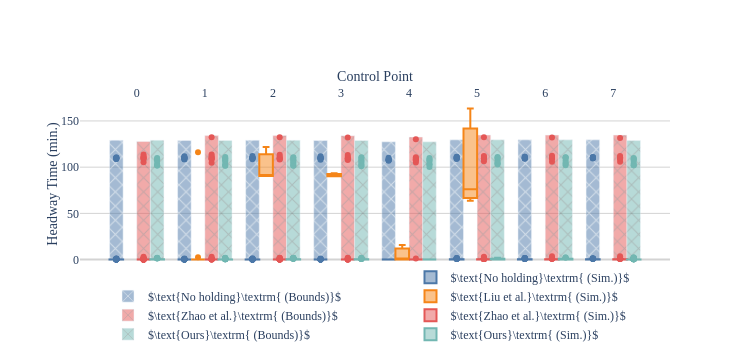

The code cell stored with this chart in its notebook:
### Code cell
fig = graph_objects.Figure()
whitespace = 0.2
width = (1 - whitespace) / len(results)

for i, result in enumerate(results):
    offset = -0.5 + 0.5 * whitespace + i * width + 0.5 * width

    for stop_idx in range(len(CTRL_PTS)):
        if "Liu" not in result.name:
            fig.add_trace(graph_objects.Bar(
                base=[result.headway.lower_bound[stop_idx]],
                legend='legend1',
                marker={'color': express.colors.qualitative.T10[i]},
                marker_pattern_shape='x',
                name='$' + result.name + r'\textrm{ (Bounds)}' + '$',
                opacity=0.5,
                showlegend=True if stop_idx == 0 else False,
                width=width,
                x=[stop_idx + offset],
                y=[result.headway.upper_bound[stop_idx]],
            ))
        print(result.name)
        fig.add_trace(graph_objects.Box(
            legend='legend2',
            marker={'color': express.colors.qualitative.T10[i]},
            name='$' + result.name + r'\textrm{ (Sim.)}' + '$',
            opacity=1.0,
            showlegend=True if stop_idx == 1 else False,
            width=width,
            x=[stop_idx + offset] * len(result.headway.observed[stop_idx]),
            y=result.headway.observed[stop_idx],
        ))

fig.update_layout(
    # General style
    font_family='Times New Roman, serif',
    plot_bgcolor='white',

    # Dimensions
    height=360,
    width=750,
    
    # Axes
    xaxis=dict(
        side='top',
        tickmode='array',
        tickvals=[i for i in range(len(CTRL_PTS))],
        title='Control Point',
        title_standoff=0.0,
    ),
    yaxis=dict(
        gridcolor='lightgrey',
        showgrid=True,
        title='Headway Time (min.)',
        title_standoff=0.0,
        zeroline=True,
        zerolinecolor='lightgrey',
    ),

    # Legends
    legend1=dict(
        orientation='v',
        x=0.25,
        xanchor='center',
        y=-0.12 * len(results),
        yanchor='bottom',
    ),
    legend2=dict(
        orientation='v',
        x=0.75,
        xanchor='center',
        y=-0.12 * len(results),
        yanchor='bottom',
    ),
)

fig.show()
fig.write_image(path.join('figures', 'route_optimization.pdf'))

### Figure 1 — Plotly figure (JSON) as saved in the notebook; plotly's stock layout.template omitted (floating-point values rounded to 4 significant figures; data arrays with more than 128 entries replaced by an {"elided": "..."} marker saying what was removed)
{"data": [{"base": [0], "legend": "legend", "marker": {"color": "#4C78A8", "pattern": {"shape": "x"}}, "name": "$\\text{No holding}\\textrm{ (Bounds)}$", "opacity": 0.5, "showlegend": true, "type": "bar", "width": 0.2, "x": [-0.3], "y": [129.2]}, {"legend": "legend2", "marker": {"color": "#4C78A8"}, "name": "$\\text{No holding}\\textrm{ (Sim.)}$", "opacity": 1, "showlegend": false, "type": "box", "width": 0.2, "x": [-0.3, -0.3, -0.3, -0.3, -0.3, -0.3, -0.3, -0.3, -0.3, -0.3, -0.3, -0.3, -0.3, -0.3, -0.3, -0.3, -0.3, -0.3, -0.3, -0.3, -0.3, -0.3, -0.3, -0.3, -0.3, -0.3, -0.3, -0.3, -0.3, -0.3, -0.3, -0.3, -0.3, -0.3, -0.3, -0.3, -0.3, -0.3, -0.3, -0.3, -0.3, -0.3, -0.3, -0.3, -0.3, -0.3, -0.3, -0.3, -0.3, -0.3, -0.3, -0.3, -0.3, -0.3, -0.3, -0.3, -0.3, -0.3, -0.3, -0.3, -0.3, -0.3, -0.3, -0.3, -0.3, -0.3, -0.3, -0.3, -0.3, -0.3, -0.3, -0.3, -0.3, -0.3, -0.3, -0.3, -0.3, -0.3, -0.3, -0.3, -0.3, -0.3, -0.3, -0.3, -0.3, -0.3, -0.3, -0.3, -0.3, -0.3, -0.3, -0.3, -0.3, -0.3, -0.3, -0.3, -0.3, -0.3, -0.3, -0.3, -0.3, -0.3, -0.3, -0.3, -0.3, -0.3, -0.3, -0.3, -0.3, -0.3, -0.3, -0.3, -0.3, -0.3, -0.3, -0.3, -0.3, -0.3, -0.3, -0.3, -0.3, -0.3, -0.3, -0.3, -0.3, -0.3, -0.3], "y": [0.9008, 0, 0, 0, 0, 0, 0, 0, 0, 0.1329, 0, 0, 0, 0, 0, 110.5, 0.5669, 0.4168, 0, 0, 0, 0, 0, 0, 0, 0, 0, 0.09034, 0, 0, 0, 110.0, 0.929, 0, 0, 0, 0, 0.6515, 0, 0, 0, 0, 0, 0, 0, 0, 0, 110.5, 0.2242, 0, 0, 0, 0, 0, 0, 0, 0.546, 0, 0, 0, 0, 0, 0, 109.9, 0, 0, 0.291, 0, 0, 0, 0, 0.3355, 0, 0.3835, 0, 0, 0, 0, 0, 108.7, 0.1913, 0.1815, 0, 0, 0, 0, 0, 0, 0.4966, 0, 0, 0, 0, 0, 0.1877, 109.6, 0, 0.1494, 0, 0, 0, 0, 0.1074, 0, 0, 0, 0, 0, 0.05399, 0, 1.134, 108.9, 0.1376, 0, 0.0975, 0.2325, 0, 0.08015, 0, 0, 0, 0, 0, 0, 0, 0.8226, 0]}, {"base": [0], "legend": "legend", "marker": {"color": "#4C78A8", "pattern": {"shape": "x"}}, "name": "$\\text{No holding}\\textrm{ (Bounds)}$", "opacity": 0.5, "showlegend": false, "type": "bar", "width": 0.2, "x": [0.7], "y": [128.9]}, {"legend": "legend2", "marker": {"color": "#4C78A8"}, "name": "$\\text{No holding}\\textrm{ (Sim.)}$", "opacity": 1, "showlegend": true, "type": "box", "width": 0.2, "x": {"elided": "143 float values"}, "y": {"elided": "143 float values"}}, {"base": [0], "legend": "legend", "marker": {"color": "#4C78A8", "pattern": {"shape": "x"}}, "name": "$\\text{No holding}\\textrm{ (Bounds)}$", "opacity": 0.5, "showlegend": false, "type": "bar", "width": 0.2, "x": [1.7], "y": [129.2]}, {"legend": "legend2", "marker": {"color": "#4C78A8"}, "name": "$\\text{No holding}\\textrm{ (Sim.)}$", "opacity": 1, "showlegend": false, "type": "box", "width": 0.2, "x": {"elided": "143 float values"}, "y": {"elided": "143 float values"}}, {"base": [0], "legend": "legend", "marker": {"color": "#4C78A8", "pattern": {"shape": "x"}}, "name": "$\\text{No holding}\\textrm{ (Bounds)}$", "opacity": 0.5, "showlegend": false, "type": "bar", "width": 0.2, "x": [2.7], "y": [128.9]}, {"legend": "legend2", "marker": {"color": "#4C78A8"}, "name": "$\\text{No holding}\\textrm{ (Sim.)}$", "opacity": 1, "showlegend": false, "type": "box", "width": 0.2, "x": {"elided": "142 float values"}, "y": {"elided": "142 float values"}}, {"base": [0], "legend": "legend", "marker": {"color": "#4C78A8", "pattern": {"shape": "x"}}, "name": "$\\text{No holding}\\textrm{ (Bounds)}$", "opacity": 0.5, "showlegend": false, "type": "bar", "width": 0.2, "x": [3.7], "y": [127.4]}, {"legend": "legend2", "marker": {"color": "#4C78A8"}, "name": "$\\text{No holding}\\textrm{ (Sim.)}$", "opacity": 1, "showlegend": false, "type": "box", "width": 0.2, "x": [3.7, 3.7, 3.7, 3.7, 3.7, 3.7, 3.7, 3.7, 3.7, 3.7, 3.7, 3.7, 3.7, 3.7, 3.7, 3.7, 3.7, 3.7, 3.7, 3.7, 3.7, 3.7, 3.7, 3.7, 3.7, 3.7, 3.7, 3.7, 3.7, 3.7, 3.7, 3.7, 3.7, 3.7, 3.7, 3.7, 3.7, 3.7, 3.7, 3.7, 3.7, 3.7, 3.7, 3.7, 3.7, 3.7, 3.7, 3.7, 3.7, 3.7, 3.7, 3.7, 3.7, 3.7, 3.7, 3.7, 3.7, 3.7, 3.7, 3.7, 3.7, 3.7, 3.7, 3.7, 3.7, 3.7, 3.7, 3.7, 3.7, 3.7, 3.7, 3.7, 3.7, 3.7, 3.7, 3.7, 3.7, 3.7, 3.7, 3.7, 3.7, 3.7, 3.7, 3.7, 3.7, 3.7, 3.7, 3.7, 3.7, 3.7, 3.7, 3.7, 3.7, 3.7, 3.7, 3.7, 3.7, 3.7, 3.7, 3.7, 3.7, 3.7, 3.7, 3.7, 3.7, 3.7, 3.7, 3.7, 3.7, 3.7, 3.7, 3.7, 3.7, 3.7, 3.7, 3.7, 3.7, 3.7, 3.7, 3.7, 3.7, 3.7, 3.7, 3.7, 3.7, 3.7, 3.7], "y": [0, 0, 0, 0, 0, 0, 0, 0, 0, 0, 0, 0, 0, 0, 0, 110.2, 0, 0, 0, 0, 0, 0, 0, 0, 0, 0, 0, 0, 0, 0, 0, 107.7, 0, 0, 0, 0, 0, 0, 0, 0, 0, 0, 0, 0, 0, 0, 0, 108.7, 0, 0, 0, 0, 0, 0, 0, 0, 0, 0, 0, 0, 0, 0, 0, 107.7, 0, 0, 0, 0, 0, 0, 0, 0, 0, 0, 0, 0, 0, 0, 0, 107.8, 0, 0, 0, 0, 0, 0, 0, 0, 0, 0, 0, 0, 0, 0, 0, 106.8, 0, 0, 0, 0, 0, 0, 0, 0, 0, 0, 0, 0, 0, 0, 0, 107.6, 0, 0, 0, 0, 0, 0, 0, 0, 0, 0, 0, 0, 0, 0, 0]}, {"base": [0], "legend": "legend", "marker": {"color": "#4C78A8", "pattern": {"shape": "x"}}, "name": "$\\text{No holding}\\textrm{ (Bounds)}$", "opacity": 0.5, "showlegend": false, "type": "bar", "width": 0.2, "x": [4.7], "y": [129.6]}, {"legend": "legend2", "marker": {"color": "#4C78A8"}, "name": "$\\text{No holding}\\textrm{ (Sim.)}$", "opacity": 1, "showlegend": false, "type": "box", "width": 0.2, "x": [4.7, 4.7, 4.7, 4.7, 4.7, 4.7, 4.7, 4.7, 4.7, 4.7, 4.7, 4.7, 4.7, 4.7, 4.7, 4.7, 4.7, 4.7, 4.7, 4.7, 4.7, 4.7, 4.7, 4.7, 4.7, 4.7, 4.7, 4.7, 4.7, 4.7, 4.7, 4.7, 4.7, 4.7, 4.7, 4.7, 4.7, 4.7, 4.7, 4.7, 4.7, 4.7, 4.7, 4.7, 4.7, 4.7, 4.7, 4.7, 4.7, 4.7, 4.7, 4.7, 4.7, 4.7, 4.7, 4.7, 4.7, 4.7, 4.7, 4.7, 4.7, 4.7, 4.7, 4.7, 4.7, 4.7, 4.7, 4.7, 4.7, 4.7, 4.7, 4.7, 4.7, 4.7, 4.7, 4.7, 4.7, 4.7, 4.7, 4.7, 4.7, 4.7, 4.7, 4.7, 4.7, 4.7, 4.7, 4.7, 4.7, 4.7, 4.7, 4.7, 4.7, 4.7, 4.7, 4.7, 4.7, 4.7, 4.7, 4.7, 4.7, 4.7, 4.7, 4.7, 4.7, 4.7, 4.7, 4.7, 4.7, 4.7, 4.7, 4.7, 4.7, 4.7, 4.7, 4.7, 4.7, 4.7, 4.7, 4.7, 4.7, 4.7, 4.7, 4.7, 4.7, 4.7, 4.7], "y": [0.5668, 0, 0, 0, 0, 0, 0, 0.1184, 0, 0, 0, 0, 0.2515, 0, 0, 111.4, 0.4514, 1.278, 0, 0, 0, 0, 0.1255, 0, 0, 0.2302, 0.07407, 0.132, 0.0479, 0.2311, 0, 110.5, 1.035, 0.2341, 0.1183, 0, 0.3951, 0.7805, 0, 0, 0, 0, 0, 0, 0.7063, 0, 0, 110.9, 0, 0.789, 0.01445, 0, 0, 0, 0.1602, 0.2619, 0.952, 0, 0, 0, 0, 0.03098, 0, 110.3, 0.2589, 0, 0, 0.7495, 0, 0, 0.2655, 0, 0, 0.764, 0.2801, 0.2529, 0.04231, 0.04567, 0.08273, 109.2, 1.141, 0, 0.546, 0.08152, 0.3048, 0.06245, 0, 0, 0.8719, 0, 0, 0.5226, 0, 0, 0.3084, 109.0, 0.8717, 0.5415, 0.0883, 0.1788, 0.3225, 0.326, 0.2995, 0, 0, 0, 0.03904, 0.1225, 0, 0.9035, 1.789, 109.5, 0, 0.4455, 0, 0.7672, 0.2447, 0, 0, 0, 0, 0.1051, 0.1689, 0.0108, 0, 1.687, 0.1709]}, {"base": [0], "legend": "legend", "marker": {"color": "#4C78A8", "pattern": {"shape": "x"}}, "name": "$\\text{No holding}\\textrm{ (Bounds)}$", "opacity": 0.5, "showlegend": false, "type": "bar", "width": 0.2, "x": [5.7], "y": [129.5]}, {"legend": "legend2", "marker": {"color": "#4C78A8"}, "name": "$\\text{No holding}\\textrm{ (Sim.)}$", "opacity": 1, "showlegend": false, "type": "box", "width": 0.2, "x": [5.7, 5.7, 5.7, 5.7, 5.7, 5.7, 5.7, 5.7, 5.7, 5.7, 5.7, 5.7, 5.7, 5.7, 5.7, 5.7, 5.7, 5.7, 5.7, 5.7, 5.7, 5.7, 5.7, 5.7, 5.7, 5.7, 5.7, 5.7, 5.7, 5.7, 5.7, 5.7, 5.7, 5.7, 5.7, 5.7, 5.7, 5.7, 5.7, 5.7, 5.7, 5.7, 5.7, 5.7, 5.7, 5.7, 5.7, 5.7, 5.7, 5.7, 5.7, 5.7, 5.7, 5.7, 5.7, 5.7, 5.7, 5.7, 5.7, 5.7, 5.7, 5.7, 5.7, 5.7, 5.7, 5.7, 5.7, 5.7, 5.7, 5.7, 5.7, 5.7, 5.7, 5.7, 5.7, 5.7, 5.7, 5.7, 5.7, 5.7, 5.7, 5.7, 5.7, 5.7, 5.7, 5.7, 5.7, 5.7, 5.7, 5.7, 5.7, 5.7, 5.7, 5.7, 5.7, 5.7, 5.7, 5.7, 5.7, 5.7, 5.7, 5.7, 5.7, 5.7, 5.7, 5.7, 5.7, 5.7, 5.7, 5.7, 5.7, 5.7, 5.7, 5.7, 5.7, 5.7, 5.7, 5.7, 5.7, 5.7, 5.7, 5.7, 5.7, 5.7, 5.7, 5.7], "y": [0.8702, 0, 0, 0.06519, 0, 0, 0, 0, 0, 0, 0, 0.3232, 0, 0.1089, 0, 111.4, 0.2472, 1.455, 0, 0, 0, 0, 0, 0, 0.25, 0, 0, 0.2565, 0.1066, 0.09837, 110.0, 1.444, 0.1501, 0, 0, 0.174, 1.044, 0, 0, 0, 0, 0.05791, 0, 0.2634, 0, 0, 111.2, 0, 1.09, 0, 0, 0, 0, 0.002386, 0.09087, 1.352, 0, 0, 0, 0, 0, 0.2259, 110.5, 0, 0.02401, 0, 0.0813, 0, 0.2495, 0, 0, 0, 0.7788, 0.05132, 0.4451, 0.09529, 0.373, 0, 109.1, 0.9527, 0.01426, 0.3014, 0.4428, 0.1021, 0, 0, 0, 1.091, 0, 0, 0.184, 0.1057, 0, 0, 109.6, 0.3135, 0.6123, 0.06068, 0.3651, 0.131, 0.6063, 0.02413, 0, 0, 0, 0, 0, 0, 0.7057, 1.698, 109.6, 0, 0.3593, 0, 0.7857, 0, 0, 0, 0, 0, 0.4757, 0, 0, 0, 1.618, 0.2756]}, {"base": [0], "legend": "legend", "marker": {"color": "#4C78A8", "pattern": {"shape": "x"}}, "name": "$\\text{No holding}\\textrm{ (Bounds)}$", "opacity": 0.5, "showlegend": false, "type": "bar", "width": 0.2, "x": [6.7], "y": [129.5]}, {"legend": "legend2", "marker": {"color": "#4C78A8"}, "name": "$\\text{No holding}\\textrm{ (Sim.)}$", "opacity": 1, "showlegend": false, "type": "box", "width": 0.2, "x": [6.7, 6.7, 6.7, 6.7, 6.7, 6.7, 6.7, 6.7, 6.7, 6.7, 6.7, 6.7, 6.7, 6.7, 6.7, 6.7, 6.7, 6.7, 6.7, 6.7, 6.7, 6.7, 6.7, 6.7, 6.7, 6.7, 6.7, 6.7, 6.7, 6.7, 6.7, 6.7, 6.7, 6.7, 6.7, 6.7, 6.7, 6.7, 6.7, 6.7, 6.7, 6.7, 6.7, 6.7, 6.7, 6.7, 6.7, 6.7, 6.7, 6.7, 6.7, 6.7, 6.7, 6.7, 6.7, 6.7, 6.7, 6.7, 6.7, 6.7, 6.7, 6.7, 6.7, 6.7, 6.7, 6.7, 6.7, 6.7, 6.7, 6.7, 6.7, 6.7, 6.7, 6.7, 6.7, 6.7, 6.7, 6.7, 6.7, 6.7, 6.7, 6.7, 6.7, 6.7, 6.7, 6.7, 6.7, 6.7, 6.7, 6.7, 6.7, 6.7, 6.7, 6.7, 6.7, 6.7, 6.7, 6.7, 6.7, 6.7, 6.7, 6.7, 6.7, 6.7, 6.7, 6.7, 6.7, 6.7, 6.7, 6.7, 6.7, 6.7, 6.7, 6.7, 6.7, 6.7, 6.7, 6.7, 6.7, 6.7, 6.7, 6.7, 6.7, 6.7, 6.7, 6.7, 6.7], "y": [0.8486, 0.1867, 0, 0, 0.2522, 0, 0, 0, 0, 0.2294, 0, 0.4157, 0, 0, 0, 110.7, 0.7989, 1.043, 0, 0, 0.1612, 0, 0, 0, 0, 0, 0.06963, 0.4467, 0, 0.3287, 0, 110.5, 1.107, 0.1901, 0, 0.3307, 0, 0.8957, 0.1762, 0, 0, 0, 0, 0, 0, 0, 0.1671, 110.9, 0.3344, 0.4557, 0, 0, 0, 0, 0.1795, 0.1668, 1.02, 0, 0.1865, 0, 0, 0.04118, 0.07197, 110.2, 0.3084, 0, 0.4057, 0.03726, 0, 0, 0, 0.2898, 0, 1.163, 0, 0, 0.5358, 0.1824, 0, 109.3, 0.7293, 0.1222, 0.2207, 0.2841, 0, 0, 0.191, 0, 0.9892, 0.1033, 0, 0.01501, 0.01333, 0, 0.2633, 109.8, 0.142, 0.2174, 0.3557, 0.4123, 0, 0.4142, 0.1319, 0.1218, 0, 0, 0, 0.2799, 0, 0.6426, 0.936, 109.9, 0.1567, 0.1199, 0.4709, 0.7129, 0, 0.04618, 0, 0, 0.1055, 0, 0.1135, 0, 0.01496, 1.335, 0.06809]}, {"legend": "legend2", "marker": {"color": "#F58518"}, "name": "$\\text{Liu et al.}\\textrm{ (Sim.)}$", "opacity": 1, "showlegend": false, "type": "box", "width": 0.2, "x": [], "y": []}, {"legend": "legend2", "marker": {"color": "#F58518"}, "name": "$\\text{Liu et al.}\\textrm{ (Sim.)}$", "opacity": 1, "showlegend": true, "type": "box", "width": 0.2, "x": [0.9, 0.9, 0.9, 0.9, 0.9, 0.9, 0.9, 0.9, 0.9, 0.9, 0.9, 0.9, 0.9, 0.9, 0.9, 0.9, 0.9, 0.9], "y": [116.2, 2.665, 0, 0, 0, 0, 0, 0, 0, 0, 0, 0, 0, 0, 0, 0, 0, 0]}, {"legend": "legend2", "marker": {"color": "#F58518"}, "name": "$\\text{Liu et al.}\\textrm{ (Sim.)}$", "opacity": 1, "showlegend": false, "type": "box", "width": 0.2, "x": [1.9, 1.9, 1.9], "y": [121.9, 90.51, 90.33]}, {"legend": "legend2", "marker": {"color": "#F58518"}, "name": "$\\text{Liu et al.}\\textrm{ (Sim.)}$", "opacity": 1, "showlegend": false, "type": "box", "width": 0.2, "x": [2.9, 2.9, 2.9], "y": [93.43, 90.05, 90.4]}, {"legend": "legend2", "marker": {"color": "#F58518"}, "name": "$\\text{Liu et al.}\\textrm{ (Sim.)}$", "opacity": 1, "showlegend": false, "type": "box", "width": 0.2, "x": [3.9, 3.9, 3.9, 3.9, 3.9], "y": [15.92, 10.85, 0, 0, 0]}, {"legend": "legend2", "marker": {"color": "#F58518"}, "name": "$\\text{Liu et al.}\\textrm{ (Sim.)}$", "opacity": 1, "showlegend": false, "type": "box", "width": 0.2, "x": [4.9, 4.9, 4.9], "y": [163.6, 76.17, 63.64]}, {"legend": "legend2", "marker": {"color": "#F58518"}, "name": "$\\text{Liu et al.}\\textrm{ (Sim.)}$", "opacity": 1, "showlegend": false, "type": "box", "width": 0.2, "x": [], "y": []}, {"legend": "legend2", "marker": {"color": "#F58518"}, "name": "$\\text{Liu et al.}\\textrm{ (Sim.)}$", "opacity": 1, "showlegend": false, "type": "box", "width": 0.2, "x": [], "y": []}, {"base": [0], "legend": "legend", "marker": {"color": "#E45756", "pattern": {"shape": "x"}}, "name": "$\\text{Zhao et al.}\\textrm{ (Bounds)}$", "opacity": 0.5, "showlegend": true, "type": "bar", "width": 0.2, "x": [0.1], "y": [127.9]}, {"legend": "legend2", "marker": {"color": "#E45756"}, "name": "$\\text{Zhao et al.}\\textrm{ (Sim.)}$", "opacity": 1, "showlegend": false, "type": "box", "width": 0.2, "x": {"elided": "142 float values"}, "y": {"elided": "142 float values"}}, {"base": [0], "legend": "legend", "marker": {"color": "#E45756", "pattern": {"shape": "x"}}, "name": "$\\text{Zhao et al.}\\textrm{ (Bounds)}$", "opacity": 0.5, "showlegend": false, "type": "bar", "width": 0.2, "x": [1.1], "y": [134.2]}, {"legend": "legend2", "marker": {"color": "#E45756"}, "name": "$\\text{Zhao et al.}\\textrm{ (Sim.)}$", "opacity": 1, "showlegend": true, "type": "box", "width": 0.2, "x": {"elided": "140 float values"}, "y": {"elided": "140 float values"}}, {"base": [0], "legend": "legend", "marker": {"color": "#E45756", "pattern": {"shape": "x"}}, "name": "$\\text{Zhao et al.}\\textrm{ (Bounds)}$", "opacity": 0.5, "showlegend": false, "type": "bar", "width": 0.2, "x": [2.1], "y": [134.4]}, {"legend": "legend2", "marker": {"color": "#E45756"}, "name": "$\\text{Zhao et al.}\\textrm{ (Sim.)}$", "opacity": 1, "showlegend": false, "type": "box", "width": 0.2, "x": [2.1, 2.1, 2.1, 2.1, 2.1, 2.1, 2.1, 2.1, 2.1, 2.1, 2.1, 2.1, 2.1, 2.1, 2.1, 2.1, 2.1, 2.1, 2.1, 2.1, 2.1, 2.1, 2.1, 2.1, 2.1, 2.1, 2.1, 2.1, 2.1, 2.1, 2.1, 2.1, 2.1, 2.1, 2.1, 2.1, 2.1, 2.1, 2.1, 2.1, 2.1, 2.1, 2.1, 2.1, 2.1, 2.1, 2.1, 2.1, 2.1, 2.1, 2.1, 2.1, 2.1, 2.1, 2.1, 2.1, 2.1, 2.1, 2.1, 2.1, 2.1, 2.1, 2.1, 2.1, 2.1, 2.1, 2.1, 2.1, 2.1, 2.1, 2.1, 2.1, 2.1, 2.1, 2.1, 2.1, 2.1, 2.1, 2.1, 2.1, 2.1, 2.1, 2.1, 2.1, 2.1, 2.1, 2.1, 2.1, 2.1, 2.1, 2.1, 2.1, 2.1, 2.1, 2.1, 2.1, 2.1, 2.1, 2.1, 2.1, 2.1, 2.1, 2.1, 2.1, 2.1, 2.1, 2.1, 2.1, 2.1, 2.1, 2.1, 2.1, 2.1, 2.1, 2.1, 2.1, 2.1, 2.1, 2.1, 2.1, 2.1, 2.1, 2.1, 2.1, 2.1, 2.1, 2.1], "y": [0, 0, 0, 0, 0, 0, 0, 0, 0, 0, 0, 0, 0, 0, 0, 132.3, 0, 0, 0, 0, 0, 0, 0, 0, 0, 0, 0, 0, 0, 0, 0, 113.4, 0, 0, 0, 0, 0, 0, 0, 0, 0, 0, 0, 0, 0, 0, 0, 111.6, 0, 0, 0, 0, 0, 0, 0, 0, 0, 0, 0, 0, 0.1112, 0, 0.05902, 109.6, 1.169, 0, 0, 0, 0, 0, 0, 0, 0, 0, 0, 0, 0, 0.377, 0.2843, 109.6, 0.6201, 0, 0, 0, 0, 0, 0, 0, 0, 0, 0, 0.4255, 0, 0, 0, 108.7, 1.558, 0, 0, 0, 0, 0, 0, 0.1353, 0, 0.3627, 0, 0, 0, 0, 0, 108.4, 1.95, 0, 0.1753, 0, 0, 0, 0, 0, 0, 0.563, 0, 0.193, 0.01106, 0.05804, 1.679]}, {"base": [0], "legend": "legend", "marker": {"color": "#E45756", "pattern": {"shape": "x"}}, "name": "$\\text{Zhao et al.}\\textrm{ (Bounds)}$", "opacity": 0.5, "showlegend": false, "type": "bar", "width": 0.2, "x": [3.1], "y": [134.1]}, {"legend": "legend2", "marker": {"color": "#E45756"}, "name": "$\\text{Zhao et al.}\\textrm{ (Sim.)}$", "opacity": 1, "showlegend": false, "type": "box", "width": 0.2, "x": [3.1, 3.1, 3.1, 3.1, 3.1, 3.1, 3.1, 3.1, 3.1, 3.1, 3.1, 3.1, 3.1, 3.1, 3.1, 3.1, 3.1, 3.1, 3.1, 3.1, 3.1, 3.1, 3.1, 3.1, 3.1, 3.1, 3.1, 3.1, 3.1, 3.1, 3.1, 3.1, 3.1, 3.1, 3.1, 3.1, 3.1, 3.1, 3.1, 3.1, 3.1, 3.1, 3.1, 3.1, 3.1, 3.1, 3.1, 3.1, 3.1, 3.1, 3.1, 3.1, 3.1, 3.1, 3.1, 3.1, 3.1, 3.1, 3.1, 3.1, 3.1, 3.1, 3.1, 3.1, 3.1, 3.1, 3.1, 3.1, 3.1, 3.1, 3.1, 3.1, 3.1, 3.1, 3.1, 3.1, 3.1, 3.1, 3.1, 3.1, 3.1, 3.1, 3.1, 3.1, 3.1, 3.1, 3.1, 3.1, 3.1, 3.1, 3.1, 3.1, 3.1, 3.1, 3.1, 3.1, 3.1, 3.1, 3.1, 3.1, 3.1, 3.1, 3.1, 3.1, 3.1, 3.1, 3.1, 3.1, 3.1, 3.1, 3.1, 3.1, 3.1, 3.1, 3.1, 3.1, 3.1, 3.1, 3.1, 3.1, 3.1, 3.1, 3.1, 3.1, 3.1, 3.1, 3.1], "y": [0, 0, 0, 0, 0, 0, 0, 0, 0, 0, 0, 0, 0, 0, 0, 132.1, 0, 0, 0, 0, 0, 0, 0, 0, 0, 0, 0, 0, 0, 0, 0, 113.1, 0, 0, 0, 0, 0, 0, 0, 0, 0, 0, 0, 0, 0, 0, 0, 111.3, 0, 0, 0, 0, 0, 0, 0, 0, 0, 0, 0, 0, 0, 0, 0, 109.7, 0.8585, 0, 0, 0, 0, 0, 0, 0, 0, 0, 0, 0, 0, 0.1355, 0, 109.5, 0.2629, 0, 0, 0, 0, 0, 0, 0, 0, 0, 0, 0.1091, 0, 0, 0, 108.8, 0.9244, 0, 0, 0, 0, 0, 0, 0.2144, 0, 0, 0, 0, 0, 0, 0, 107.7, 1.974, 0, 0, 0, 0, 0, 0, 0, 0, 0.1784, 0, 0, 0.1811, 0, 1.432]}, {"base": [0], "legend": "legend", "marker": {"color": "#E45756", "pattern": {"shape": "x"}}, "name": "$\\text{Zhao et al.}\\textrm{ (Bounds)}$", "opacity": 0.5, "showlegend": false, "type": "bar", "width": 0.2, "x": [4.1], "y": [132.6]}, {"legend": "legend2", "marker": {"color": "#E45756"}, "name": "$\\text{Zhao et al.}\\textrm{ (Sim.)}$", "opacity": 1, "showlegend": false, "type": "box", "width": 0.2, "x": [4.1, 4.1, 4.1, 4.1, 4.1, 4.1, 4.1, 4.1, 4.1, 4.1, 4.1, 4.1, 4.1, 4.1, 4.1, 4.1, 4.1, 4.1, 4.1, 4.1, 4.1, 4.1, 4.1, 4.1, 4.1, 4.1, 4.1, 4.1, 4.1, 4.1, 4.1, 4.1, 4.1, 4.1, 4.1, 4.1, 4.1, 4.1, 4.1, 4.1, 4.1, 4.1, 4.1, 4.1, 4.1, 4.1, 4.1, 4.1, 4.1, 4.1, 4.1, 4.1, 4.1, 4.1, 4.1, 4.1, 4.1, 4.1, 4.1, 4.1, 4.1, 4.1, 4.1, 4.1, 4.1, 4.1, 4.1, 4.1, 4.1, 4.1, 4.1, 4.1, 4.1, 4.1, 4.1, 4.1, 4.1, 4.1, 4.1, 4.1, 4.1, 4.1, 4.1, 4.1, 4.1, 4.1, 4.1, 4.1, 4.1, 4.1, 4.1, 4.1, 4.1, 4.1, 4.1, 4.1, 4.1, 4.1, 4.1, 4.1, 4.1, 4.1, 4.1, 4.1, 4.1, 4.1, 4.1, 4.1, 4.1, 4.1, 4.1, 4.1, 4.1, 4.1, 4.1, 4.1, 4.1, 4.1, 4.1, 4.1, 4.1, 4.1, 4.1, 4.1, 4.1, 4.1, 4.1], "y": [0, 0, 0, 0, 0, 0, 0, 0, 0, 0, 0, 0, 0, 0, 0, 130.2, 0, 0, 0, 0, 0, 0, 0, 0, 0, 0, 0, 0, 0, 0, 0, 110.7, 0, 0, 0, 0, 0, 0, 0, 0, 0, 0, 0, 0, 0, 0, 0, 109.5, 0, 0, 0, 0, 0, 0, 0, 0, 0, 0, 0, 0, 0, 0, 0, 108.7, 0, 0, 0, 0, 0, 0, 0, 0, 0, 0, 0, 0, 0, 0, 0, 108.0, 0, 0, 0, 0, 0, 0, 0, 0, 0, 0, 0, 0, 0, 0, 0, 107.6, 0, 0, 0, 0, 0, 0, 0, 0, 0, 0, 0, 0, 0, 0, 0, 105.2, 1.161, 0, 0, 0, 0, 0, 0, 0, 0, 0, 0, 0, 0, 0, 0]}, {"base": [0], "legend": "legend", "marker": {"color": "#E45756", "pattern": {"shape": "x"}}, "name": "$\\text{Zhao et al.}\\textrm{ (Bounds)}$", "opacity": 0.5, "showlegend": false, "type": "bar", "width": 0.2, "x": [5.1], "y": [134.8]}, {"legend": "legend2", "marker": {"color": "#E45756"}, "name": "$\\text{Zhao et al.}\\textrm{ (Sim.)}$", "opacity": 1, "showlegend": false, "type": "box", "width": 0.2, "x": [5.1, 5.1, 5.1, 5.1, 5.1, 5.1, 5.1, 5.1, 5.1, 5.1, 5.1, 5.1, 5.1, 5.1, 5.1, 5.1, 5.1, 5.1, 5.1, 5.1, 5.1, 5.1, 5.1, 5.1, 5.1, 5.1, 5.1, 5.1, 5.1, 5.1, 5.1, 5.1, 5.1, 5.1, 5.1, 5.1, 5.1, 5.1, 5.1, 5.1, 5.1, 5.1, 5.1, 5.1, 5.1, 5.1, 5.1, 5.1, 5.1, 5.1, 5.1, 5.1, 5.1, 5.1, 5.1, 5.1, 5.1, 5.1, 5.1, 5.1, 5.1, 5.1, 5.1, 5.1, 5.1, 5.1, 5.1, 5.1, 5.1, 5.1, 5.1, 5.1, 5.1, 5.1, 5.1, 5.1, 5.1, 5.1, 5.1, 5.1, 5.1, 5.1, 5.1, 5.1, 5.1, 5.1, 5.1, 5.1, 5.1, 5.1, 5.1, 5.1, 5.1, 5.1, 5.1, 5.1, 5.1, 5.1, 5.1, 5.1, 5.1, 5.1, 5.1, 5.1, 5.1, 5.1, 5.1, 5.1, 5.1, 5.1, 5.1, 5.1, 5.1, 5.1, 5.1, 5.1, 5.1, 5.1, 5.1, 5.1, 5.1, 5.1, 5.1, 5.1, 5.1, 5.1, 5.1], "y": [0.5668, 0, 0, 0, 0, 0, 0, 0.1184, 0, 0, 0, 0, 0.2515, 0, 0, 132.3, 0, 0, 0, 0, 0, 0.1148, 0.02944, 0, 0, 0, 0, 0, 0, 0.146, 0.6711, 112.2, 0.2097, 0, 0.2358, 0, 0, 0, 0, 0, 0, 0.4206, 0, 0.1848, 0.7142, 0.0852, 0.02753, 111.0, 0.6573, 0, 0.02245, 0, 0.1165, 0, 0, 0, 0, 0, 0, 0.5442, 0.1955, 1.187, 0.2495, 110.0, 0, 0.1007, 0.463, 0, 0, 0.09679, 0, 0, 0.05035, 0, 0.6607, 0.004121, 0.1444, 0.02302, 0.6958, 109.4, 2.035, 0.02027, 0, 0, 0.1938, 0.4413, 0, 0.1614, 0.5773, 0, 0.01241, 0.04421, 0.07144, 0, 0, 109.6, 0.728, 0.7906, 0.2337, 0, 0, 0.2292, 0.2298, 0.05963, 0, 0.07247, 0.06365, 0.3745, 0.4277, 0.01717, 1.39, 106.3, 3.036, 0.5118, 0.186, 0, 0.1084, 0.1397, 0.1727, 0, 0.7275, 0, 0, 1.681, 0, 1.038, 0.2406]}, {"base": [0], "legend": "legend", "marker": {"color": "#E45756", "pattern": {"shape": "x"}}, "name": "$\\text{Zhao et al.}\\textrm{ (Bounds)}$", "opacity": 0.5, "showlegend": false, "type": "bar", "width": 0.2, "x": [6.1], "y": [134.7]}, {"legend": "legend2", "marker": {"color": "#E45756"}, "name": "$\\text{Zhao et al.}\\textrm{ (Sim.)}$", "opacity": 1, "showlegend": false, "type": "box", "width": 0.2, "x": [6.1, 6.1, 6.1, 6.1, 6.1, 6.1, 6.1, 6.1, 6.1, 6.1, 6.1, 6.1, 6.1, 6.1, 6.1, 6.1, 6.1, 6.1, 6.1, 6.1, 6.1, 6.1, 6.1, 6.1, 6.1, 6.1, 6.1, 6.1, 6.1, 6.1, 6.1, 6.1, 6.1, 6.1, 6.1, 6.1, 6.1, 6.1, 6.1, 6.1, 6.1, 6.1, 6.1, 6.1, 6.1, 6.1, 6.1, 6.1, 6.1, 6.1, 6.1, 6.1, 6.1, 6.1, 6.1, 6.1, 6.1, 6.1, 6.1, 6.1, 6.1, 6.1, 6.1, 6.1, 6.1, 6.1, 6.1, 6.1, 6.1, 6.1, 6.1, 6.1, 6.1, 6.1, 6.1, 6.1, 6.1, 6.1, 6.1, 6.1, 6.1, 6.1, 6.1, 6.1, 6.1, 6.1, 6.1, 6.1, 6.1, 6.1, 6.1, 6.1, 6.1, 6.1, 6.1, 6.1, 6.1, 6.1, 6.1, 6.1, 6.1, 6.1, 6.1, 6.1, 6.1, 6.1, 6.1, 6.1, 6.1, 6.1, 6.1, 6.1, 6.1, 6.1, 6.1, 6.1, 6.1, 6.1, 6.1, 6.1, 6.1, 6.1, 6.1, 6.1, 6.1, 6.1, 6.1], "y": [0.8702, 0, 0, 0.06519, 0, 0, 0, 0, 0, 0, 0, 0.3232, 0, 0.1089, 0, 132.0, 0.03143, 0, 0, 0, 0, 0, 0.1994, 0, 0, 0, 0.0168, 0.0004868, 0.1401, 0, 0.5469, 112.3, 0, 0, 0.1235, 0, 0.1282, 0, 0, 0, 0.05616, 0.1447, 0, 0.1631, 0.4595, 0, 0.6954, 110.8, 0.4318, 0, 0, 0, 0.03519, 0, 0.008386, 0, 0, 0, 0, 0.1755, 0, 1.265, 0.1811, 110.4, 0.09993, 0, 0, 0.3128, 0, 0, 0, 0.2358, 0, 0, 0.3074, 0.2098, 0, 0.02474, 0.6702, 109.5, 2.063, 0, 0, 0, 0, 0.5649, 0, 0, 0.8296, 0, 0, 0.08132, 0, 0, 0, 109.5, 1.272, 0.3729, 0.1506, 0, 3.763e-05, 0.07611, 0.3526, 0.02521, 0, 0, 0.416, 0.3373, 0.32, 0.3231, 1.291, 105.8, 3.549, 0.02918, 0.2423, 0, 0.1352, 0.1886, 0, 0, 1.028, 0, 0, 1.155, 0, 1.487, 0.1496]}, {"base": [0], "legend": "legend", "marker": {"color": "#E45756", "pattern": {"shape": "x"}}, "name": "$\\text{Zhao et al.}\\textrm{ (Bounds)}$", "opacity": 0.5, "showlegend": false, "type": "bar", "width": 0.2, "x": [7.1], "y": [134.7]}, {"legend": "legend2", "marker": {"color": "#E45756"}, "name": "$\\text{Zhao et al.}\\textrm{ (Sim.)}$", "opacity": 1, "showlegend": false, "type": "box", "width": 0.2, "x": [7.1, 7.1, 7.1, 7.1, 7.1, 7.1, 7.1, 7.1, 7.1, 7.1, 7.1, 7.1, 7.1, 7.1, 7.1, 7.1, 7.1, 7.1, 7.1, 7.1, 7.1, 7.1, 7.1, 7.1, 7.1, 7.1, 7.1, 7.1, 7.1, 7.1, 7.1, 7.1, 7.1, 7.1, 7.1, 7.1, 7.1, 7.1, 7.1, 7.1, 7.1, 7.1, 7.1, 7.1, 7.1, 7.1, 7.1, 7.1, 7.1, 7.1, 7.1, 7.1, 7.1, 7.1, 7.1, 7.1, 7.1, 7.1, 7.1, 7.1, 7.1, 7.1, 7.1, 7.1, 7.1, 7.1, 7.1, 7.1, 7.1, 7.1, 7.1, 7.1, 7.1, 7.1, 7.1, 7.1, 7.1, 7.1, 7.1, 7.1, 7.1, 7.1, 7.1, 7.1, 7.1, 7.1, 7.1, 7.1, 7.1, 7.1, 7.1, 7.1, 7.1, 7.1, 7.1, 7.1, 7.1, 7.1, 7.1, 7.1, 7.1, 7.1, 7.1, 7.1, 7.1, 7.1, 7.1, 7.1, 7.1, 7.1, 7.1, 7.1, 7.1, 7.1, 7.1, 7.1, 7.1, 7.1, 7.1, 7.1, 7.1, 7.1, 7.1, 7.1, 7.1, 7.1, 7.1], "y": [0.8486, 0.1867, 0, 0, 0.2522, 0, 0, 0, 0, 0.2294, 0, 0.4157, 0, 0, 0, 131.4, 0.4825, 0, 0, 0, 0, 0, 0, 0, 0, 0, 0, 0.4924, 0, 0.2217, 0.148, 112.1, 0.3427, 0, 0.03035, 0, 0, 0, 0, 0, 0.175, 0.04052, 0, 0, 1.152, 0.04656, 0.05224, 110.8, 0.1368, 0.07271, 0, 0.09057, 0.1496, 0, 0, 0, 0, 0, 0.5853, 0, 0, 1.333, 0, 110.5, 0, 0.2378, 0, 0, 0.2536, 0.2194, 0, 0, 0, 0, 0.09655, 0.3026, 0.01009, 0.2403, 0.3499, 109.4, 2.111, 0.01796, 0, 0, 0, 0.1502, 0.566, 0, 0.02251, 0.2381, 0, 0, 0, 0, 0, 109.1, 1.711, 0.8056, 0.2266, 0, 0, 0, 0.3977, 0, 0.0907, 0, 0.4494, 0.4845, 0, 0.353, 1.518, 105.8, 3.569, 0.2882, 0, 0.208, 0.0008769, 0, 0.2951, 0.005503, 0.7537, 0, 0.1547, 0.7766, 0.3108, 0.1209, 0.6622]}, {"base": [0], "legend": "legend", "marker": {"color": "#72B7B2", "pattern": {"shape": "x"}}, "name": "$\\text{Ours}\\textrm{ (Bounds)}$", "opacity": 0.5, "showlegend": true, "type": "bar", "width": 0.2, "x": [0.3], "y": [129.2]}, {"legend": "legend2", "marker": {"color": "#72B7B2"}, "name": "$\\text{Ours}\\textrm{ (Sim.)}$", "opacity": 1, "showlegend": false, "type": "box", "width": 0.2, "x": [0.3, 0.3, 0.3, 0.3, 0.3, 0.3, 0.3, 0.3, 0.3, 0.3, 0.3, 0.3, 0.3, 0.3, 0.3, 0.3, 0.3, 0.3, 0.3, 0.3, 0.3, 0.3, 0.3, 0.3, 0.3, 0.3, 0.3, 0.3, 0.3, 0.3, 0.3, 0.3, 0.3, 0.3, 0.3, 0.3, 0.3, 0.3, 0.3, 0.3, 0.3, 0.3, 0.3, 0.3, 0.3, 0.3, 0.3, 0.3, 0.3, 0.3, 0.3, 0.3, 0.3, 0.3, 0.3, 0.3, 0.3, 0.3, 0.3, 0.3, 0.3, 0.3, 0.3, 0.3, 0.3, 0.3, 0.3, 0.3, 0.3, 0.3, 0.3, 0.3, 0.3, 0.3, 0.3, 0.3, 0.3, 0.3, 0.3, 0.3, 0.3, 0.3, 0.3, 0.3, 0.3, 0.3, 0.3, 0.3, 0.3, 0.3, 0.3, 0.3, 0.3, 0.3, 0.3, 0.3, 0.3, 0.3, 0.3, 0.3, 0.3, 0.3, 0.3, 0.3, 0.3, 0.3, 0.3, 0.3, 0.3, 0.3, 0.3, 0.3, 0.3, 0.3, 0.3, 0.3, 0.3, 0.3, 0.3, 0.3, 0.3, 0.3, 0.3, 0.3, 0.3, 0.3, 0.3], "y": [0.7477, 0, 0.3219, 0, 0.0681, 0, 0, 0, 0, 0, 0.009199, 0, 0, 0, 0, 110.0, 0.06229, 0.3045, 0.532, 0, 0.5714, 0, 0, 0, 0, 0, 0, 0.1041, 0, 0, 0.6806, 108.5, 0.09617, 0.2871, 0, 0, 0.5698, 0.1438, 0.03665, 0, 0.5274, 0, 0, 0, 0, 0, 0.7558, 107.9, 0.02555, 0, 0, 0, 0.3876, 0.09263, 0, 0.1094, 0, 0, 0, 0, 0, 0, 1.069, 106.6, 0.6728, 0, 0, 0, 0, 0, 0.3951, 0.02286, 0, 0.1727, 0, 0, 0.4245, 0.4452, 1.468, 103.3, 1.178, 0.2272, 0, 0.4426, 0, 0, 0, 1.389, 0.07499, 0, 0.3001, 0.1576, 0.3802, 0.2241, 0.8812, 101.7, 2.046, 0.06778, 0.5363, 0.09693, 0.447, 0, 0, 0, 0, 0.1689, 0, 0.8238, 0.3699, 0.486, 1.855, 101.8, 0.7212, 0.2966, 1.492, 0, 0.2035, 0.2283, 0.09474, 0, 0, 0.2123, 0, 0.665, 0.08041, 0.5045, 1.668]}, {"base": [0], "legend": "legend", "marker": {"color": "#72B7B2", "pattern": {"shape": "x"}}, "name": "$\\text{Ours}\\textrm{ (Bounds)}$", "opacity": 0.5, "showlegend": false, "type": "bar", "width": 0.2, "x": [1.3], "y": [128.9]}, {"legend": "legend2", "marker": {"color": "#72B7B2"}, "name": "$\\text{Ours}\\textrm{ (Sim.)}$", "opacity": 1, "showlegend": true, "type": "box", "width": 0.2, "x": {"elided": "143 float values"}, "y": {"elided": "143 float values"}}, {"base": [0], "legend": "legend", "marker": {"color": "#72B7B2", "pattern": {"shape": "x"}}, "name": "$\\text{Ours}\\textrm{ (Bounds)}$", "opacity": 0.5, "showlegend": false, "type": "bar", "width": 0.2, "x": [2.3], "y": [129.2]}, {"legend": "legend2", "marker": {"color": "#72B7B2"}, "name": "$\\text{Ours}\\textrm{ (Sim.)}$", "opacity": 1, "showlegend": false, "type": "box", "width": 0.2, "x": {"elided": "139 float values"}, "y": {"elided": "139 float values"}}, {"base": [0], "legend": "legend", "marker": {"color": "#72B7B2", "pattern": {"shape": "x"}}, "name": "$\\text{Ours}\\textrm{ (Bounds)}$", "opacity": 0.5, "showlegend": false, "type": "bar", "width": 0.2, "x": [3.3], "y": [128.9]}, {"legend": "legend2", "marker": {"color": "#72B7B2"}, "name": "$\\text{Ours}\\textrm{ (Sim.)}$", "opacity": 1, "showlegend": false, "type": "box", "width": 0.2, "x": {"elided": "134 float values"}, "y": {"elided": "134 float values"}}, {"base": [0], "legend": "legend", "marker": {"color": "#72B7B2", "pattern": {"shape": "x"}}, "name": "$\\text{Ours}\\textrm{ (Bounds)}$", "opacity": 0.5, "showlegend": false, "type": "bar", "width": 0.2, "x": [4.3], "y": [127.4]}, {"legend": "legend2", "marker": {"color": "#72B7B2"}, "name": "$\\text{Ours}\\textrm{ (Sim.)}$", "opacity": 1, "showlegend": false, "type": "box", "width": 0.2, "x": [4.3, 4.3, 4.3, 4.3, 4.3, 4.3, 4.3, 4.3, 4.3, 4.3, 4.3, 4.3, 4.3, 4.3, 4.3, 4.3, 4.3, 4.3, 4.3, 4.3, 4.3, 4.3, 4.3, 4.3, 4.3, 4.3, 4.3, 4.3, 4.3, 4.3, 4.3, 4.3, 4.3, 4.3, 4.3, 4.3, 4.3, 4.3, 4.3, 4.3, 4.3, 4.3, 4.3, 4.3, 4.3, 4.3, 4.3, 4.3, 4.3, 4.3, 4.3, 4.3, 4.3, 4.3, 4.3, 4.3, 4.3, 4.3, 4.3, 4.3, 4.3, 4.3, 4.3, 4.3, 4.3, 4.3, 4.3, 4.3, 4.3, 4.3, 4.3, 4.3, 4.3, 4.3, 4.3, 4.3, 4.3, 4.3, 4.3, 4.3, 4.3, 4.3, 4.3, 4.3, 4.3, 4.3, 4.3, 4.3, 4.3, 4.3, 4.3, 4.3, 4.3, 4.3, 4.3, 4.3, 4.3, 4.3, 4.3, 4.3, 4.3, 4.3, 4.3, 4.3, 4.3, 4.3, 4.3, 4.3, 4.3, 4.3, 4.3, 4.3, 4.3, 4.3, 4.3, 4.3, 4.3, 4.3, 4.3, 4.3, 4.3, 4.3, 4.3, 4.3, 4.3, 4.3, 4.3], "y": [0, 0, 0, 0, 0, 0, 0, 0, 0, 0, 0, 0, 0, 0, 0, 110.0, 0, 0, 0, 0, 0, 0, 0, 0, 0, 0, 0, 0, 0, 0, 0, 107.9, 0, 0, 0, 0, 0, 0, 0, 0, 0, 0, 0, 0, 0, 0, 0, 107.9, 0, 0, 0, 0, 0, 0, 0, 0, 0, 0, 0, 0, 0, 0, 0, 105.9, 0, 0, 0, 0, 0, 0, 0, 0, 0, 0, 0, 0, 0, 0, 0, 103.3, 0, 0, 0, 0, 0, 0, 0, 0, 0, 0, 0, 0, 0, 0, 0, 102.8, 0, 0, 0, 0, 0, 0, 0, 0, 0, 0, 0, 0, 0, 0, 0, 100.2, 0, 0, 0, 0, 0, 0, 0, 0, 0, 0, 0, 0, 0, 0, 0]}, {"base": [0], "legend": "legend", "marker": {"color": "#72B7B2", "pattern": {"shape": "x"}}, "name": "$\\text{Ours}\\textrm{ (Bounds)}$", "opacity": 0.5, "showlegend": false, "type": "bar", "width": 0.2, "x": [5.3], "y": [129.6]}, {"legend": "legend2", "marker": {"color": "#72B7B2"}, "name": "$\\text{Ours}\\textrm{ (Sim.)}$", "opacity": 1, "showlegend": false, "type": "box", "width": 0.2, "x": [5.3, 5.3, 5.3, 5.3, 5.3, 5.3, 5.3, 5.3, 5.3, 5.3, 5.3, 5.3, 5.3, 5.3, 5.3, 5.3, 5.3, 5.3, 5.3, 5.3, 5.3, 5.3, 5.3, 5.3, 5.3, 5.3, 5.3, 5.3, 5.3, 5.3, 5.3, 5.3, 5.3, 5.3, 5.3, 5.3, 5.3, 5.3, 5.3, 5.3, 5.3, 5.3, 5.3, 5.3, 5.3, 5.3, 5.3, 5.3, 5.3, 5.3, 5.3, 5.3, 5.3, 5.3, 5.3, 5.3, 5.3, 5.3, 5.3, 5.3, 5.3, 5.3, 5.3, 5.3, 5.3, 5.3, 5.3, 5.3, 5.3, 5.3, 5.3, 5.3, 5.3, 5.3, 5.3, 5.3, 5.3, 5.3, 5.3, 5.3, 5.3, 5.3, 5.3, 5.3, 5.3, 5.3, 5.3, 5.3, 5.3, 5.3, 5.3, 5.3, 5.3, 5.3, 5.3, 5.3, 5.3, 5.3, 5.3, 5.3, 5.3, 5.3, 5.3, 5.3, 5.3, 5.3, 5.3, 5.3, 5.3, 5.3, 5.3, 5.3, 5.3, 5.3, 5.3, 5.3, 5.3, 5.3, 5.3, 5.3, 5.3, 5.3, 5.3, 5.3, 5.3, 5.3, 5.3], "y": [0.5216, 0, 0.7329, 0, 0, 0, 0, 0, 0, 0.06587, 0, 0.006791, 0.06394, 0.09235, 0.5768, 111.1, 0.3767, 0, 1.325, 0, 0.004766, 0.1375, 0, 0.4123, 0, 0, 0, 0.543, 0.5156, 0.07633, 0.4688, 109.9, 0, 0.7982, 0.1453, 0, 0.8869, 0, 0.9453, 0, 0, 0, 0.4408, 0, 0, 0.07533, 0.4231, 110.0, 0, 0.05922, 0, 0.5797, 1.23, 0, 0, 0.2611, 0, 0.6973, 0, 0.1135, 0, 0.2967, 1.459, 107.4, 1.15, 0, 0.4693, 1.176, 0, 0, 0.4329, 0.2881, 0.1404, 0.06026, 0, 0.1077, 1.387, 0.3186, 1.611, 104.8, 1.28, 0.4108, 0.3322, 0.1562, 0.3906, 0.1658, 0.1094, 1.762, 1.041, 0, 0, 0, 0.6613, 0.8726, 0.2399, 104.2, 1.681, 1.21, 0, 1.019, 0.1411, 0.007667, 0.4478, 0.5506, 0, 0.5215, 0.3024, 0.8288, 1.463, 0, 1.959, 102.7, 1.583, 0.6988, 1.181, 0.997, 0.1909, 0, 0.3579, 0.5751, 0, 0, 0.495, 1.955, 0, 1.319, 1.571]}, {"base": [0], "legend": "legend", "marker": {"color": "#72B7B2", "pattern": {"shape": "x"}}, "name": "$\\text{Ours}\\textrm{ (Bounds)}$", "opacity": 0.5, "showlegend": false, "type": "bar", "width": 0.2, "x": [6.3], "y": [129.5]}, {"legend": "legend2", "marker": {"color": "#72B7B2"}, "name": "$\\text{Ours}\\textrm{ (Sim.)}$", "opacity": 1, "showlegend": false, "type": "box", "width": 0.2, "x": [6.3, 6.3, 6.3, 6.3, 6.3, 6.3, 6.3, 6.3, 6.3, 6.3, 6.3, 6.3, 6.3, 6.3, 6.3, 6.3, 6.3, 6.3, 6.3, 6.3, 6.3, 6.3, 6.3, 6.3, 6.3, 6.3, 6.3, 6.3, 6.3, 6.3, 6.3, 6.3, 6.3, 6.3, 6.3, 6.3, 6.3, 6.3, 6.3, 6.3, 6.3, 6.3, 6.3, 6.3, 6.3, 6.3, 6.3, 6.3, 6.3, 6.3, 6.3, 6.3, 6.3, 6.3, 6.3, 6.3, 6.3, 6.3, 6.3, 6.3, 6.3, 6.3, 6.3, 6.3, 6.3, 6.3, 6.3, 6.3, 6.3, 6.3, 6.3, 6.3, 6.3, 6.3, 6.3, 6.3, 6.3, 6.3, 6.3, 6.3, 6.3, 6.3, 6.3, 6.3, 6.3, 6.3, 6.3, 6.3, 6.3, 6.3, 6.3, 6.3, 6.3, 6.3, 6.3, 6.3, 6.3, 6.3, 6.3, 6.3, 6.3, 6.3, 6.3, 6.3, 6.3, 6.3, 6.3, 6.3, 6.3, 6.3, 6.3, 6.3, 6.3, 6.3, 6.3, 6.3, 6.3, 6.3, 6.3, 6.3, 6.3, 6.3, 6.3, 6.3, 6.3, 6.3], "y": [0.2527, 0.2437, 0.5672, 0.1248, 0, 0, 0, 0, 0, 0, 0, 0.2351, 0, 0.3915, 0.0134, 110.8, 0.7736, 0, 1.279, 0, 0, 0.42, 0, 0, 0, 0.1176, 0, 0.1296, 0.5924, 0.03666, 110.2, 0, 0.8634, 0, 0.1912, 0.6013, 0, 0.7986, 0, 0, 0, 0.2054, 0.09652, 0, 0, 0.3691, 110.3, 0, 0, 0, 0.7185, 0.8624, 0.3094, 0, 0.3363, 0, 0.2687, 0, 0.1122, 0, 0.6726, 1.198, 107.3, 0.9631, 0, 0.4907, 0.9525, 0, 0.178, 0.4354, 0.1042, 0, 0.08303, 0, 0, 1.564, 0.4477, 1.42, 104.8, 0.9911, 0.6202, 0.06586, 0.4959, 0, 0.5001, 0, 2.211, 0.388, 0.08746, 0, 0, 1.107, 0.3346, 0.8164, 103.8, 1.661, 1.098, 0, 1.014, 0.497, 0, 0.6535, 0.5508, 0, 0.0377, 0.4858, 1.073, 1.122, 0.0004758, 2.178, 102.2, 1.583, 0.6021, 1.502, 0.8619, 0, 0.5245, 0, 0.9135, 0, 0, 0.6786, 1.283, 0.3596, 1.328, 0.9878]}, {"base": [0], "legend": "legend", "marker": {"color": "#72B7B2", "pattern": {"shape": "x"}}, "name": "$\\text{Ours}\\textrm{ (Bounds)}$", "opacity": 0.5, "showlegend": false, "type": "bar", "width": 0.2, "x": [7.3], "y": [128.8]}, {"legend": "legend2", "marker": {"color": "#72B7B2"}, "name": "$\\text{Ours}\\textrm{ (Sim.)}$", "opacity": 1, "showlegend": false, "type": "box", "width": 0.2, "x": {"elided": "228 float values"}, "y": {"elided": "228 float values"}}], "layout": {"font": {"family": "Times New Roman, serif"}, "height": 360, "legend": {"orientation": "v", "x": 0.25, "xanchor": "center", "y": -0.48, "yanchor": "bottom"}, "legend2": {"orientation": "v", "x": 0.75, "xanchor": "center", "y": -0.48, "yanchor": "bottom"}, "plot_bgcolor": "white", "width": 750, "xaxis": {"side": "top", "tickmode": "array", "tickvals": [0, 1, 2, 3, 4, 5, 6, 7], "title": {"standoff": 0, "text": "Control Point"}}, "yaxis": {"gridcolor": "lightgrey", "showgrid": true, "title": {"standoff": 0, "text": "Headway Time (min.)"}, "zeroline": true, "zerolinecolor": "lightgrey"}}}
